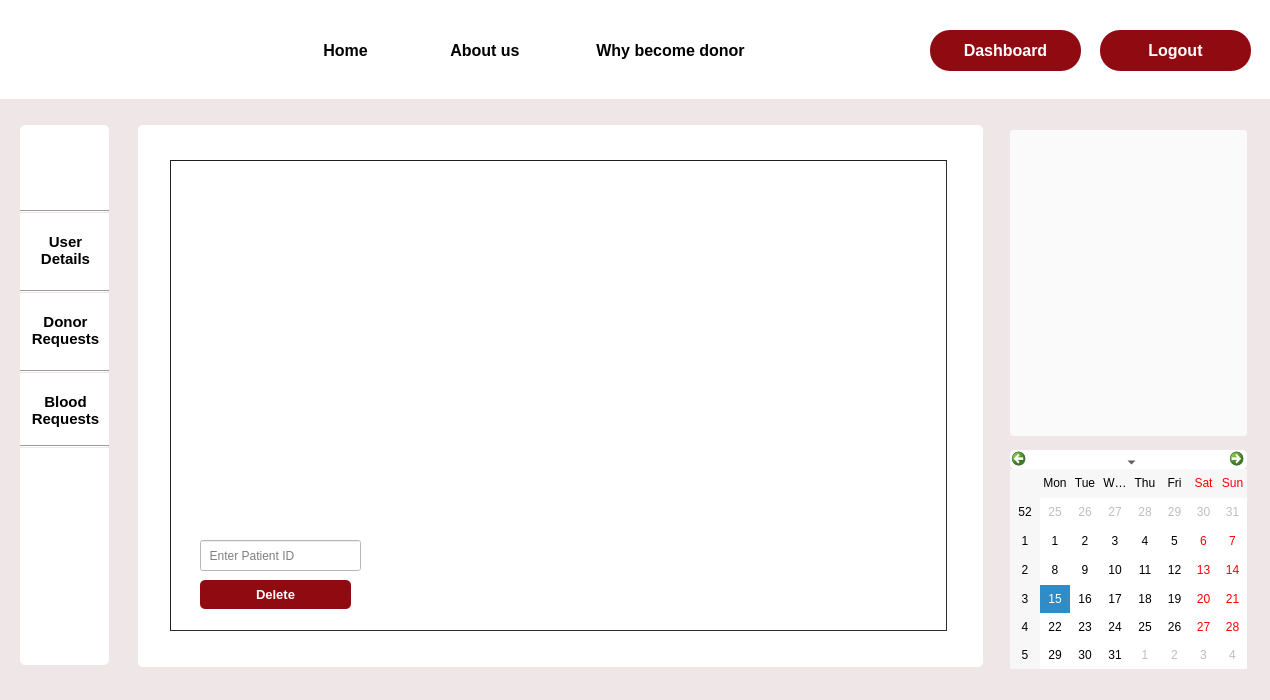
<?xml version="1.0" encoding="UTF-8"?>
<ui version="4.0">
 <class>edit_patient</class>
 <widget class="QDialog" name="edit_patient">
  <property name="geometry">
   <rect>
    <x>0</x>
    <y>0</y>
    <width>1270</width>
    <height>700</height>
   </rect>
  </property>
  <property name="windowTitle">
   <string>Dialog</string>
  </property>
  <property name="styleSheet">
   <string notr="true">background-color:#EFE6E7;
</string>
  </property>
  <widget class="QLabel" name="label">
   <property name="geometry">
    <rect>
     <x>0</x>
     <y>0</y>
     <width>1280</width>
     <height>99</height>
    </rect>
   </property>
   <property name="styleSheet">
    <string notr="true">background-color: rgb(255, 255, 255);</string>
   </property>
   <property name="text">
    <string/>
   </property>
  </widget>
  <widget class="QPushButton" name="my_details_2">
   <property name="geometry">
    <rect>
     <x>25</x>
     <y>300</y>
     <width>81</width>
     <height>61</height>
    </rect>
   </property>
   <property name="font">
    <font>
     <pointsize>11</pointsize>
     <bold>true</bold>
    </font>
   </property>
   <property name="cursor">
    <cursorShape>PointingHandCursor</cursorShape>
   </property>
   <property name="styleSheet">
    <string notr="true">*{
 background-color:rgb(255, 255, 255);
border-radius:5px;}

#my_details_2::hover
{

	color: rgb(144, 10, 18);
}</string>
   </property>
   <property name="text">
    <string>Donor
Requests</string>
   </property>
  </widget>
  <widget class="QPushButton" name="login">
   <property name="geometry">
    <rect>
     <x>930</x>
     <y>30</y>
     <width>151</width>
     <height>41</height>
    </rect>
   </property>
   <property name="font">
    <font>
     <pointsize>12</pointsize>
     <bold>true</bold>
    </font>
   </property>
   <property name="cursor">
    <cursorShape>PointingHandCursor</cursorShape>
   </property>
   <property name="styleSheet">
    <string notr="true">#login
{
 background-color:rgb(144, 10, 18);
border-radius:20px;
	color: rgb(255, 255, 255);
}

#login::hover
{
background-color:white;
	color: rgb(144, 10, 18);
}</string>
   </property>
   <property name="text">
    <string>Dashboard</string>
   </property>
  </widget>
  <widget class="QLabel" name="label_2">
   <property name="geometry">
    <rect>
     <x>20</x>
     <y>125</y>
     <width>89</width>
     <height>540</height>
    </rect>
   </property>
   <property name="styleSheet">
    <string notr="true">background-color: rgb(255, 255, 255);
border-radius:5px;</string>
   </property>
   <property name="text">
    <string/>
   </property>
  </widget>
  <widget class="QPushButton" name="my_details_3">
   <property name="geometry">
    <rect>
     <x>25</x>
     <y>380</y>
     <width>81</width>
     <height>61</height>
    </rect>
   </property>
   <property name="font">
    <font>
     <pointsize>11</pointsize>
     <bold>true</bold>
    </font>
   </property>
   <property name="cursor">
    <cursorShape>PointingHandCursor</cursorShape>
   </property>
   <property name="styleSheet">
    <string notr="true">*{
 background-color:rgb(255, 255, 255);
border-radius:5px;}

#my_details_3::hover
{

	color: rgb(144, 10, 18);
}
</string>
   </property>
   <property name="text">
    <string>Blood
Requests</string>
   </property>
  </widget>
  <widget class="QLabel" name="label_3">
   <property name="geometry">
    <rect>
     <x>138</x>
     <y>125</y>
     <width>845</width>
     <height>542</height>
    </rect>
   </property>
   <property name="styleSheet">
    <string notr="true">background-color: rgb(255, 255, 255);
border-radius:5px;</string>
   </property>
   <property name="text">
    <string/>
   </property>
  </widget>
  <widget class="QLabel" name="label_5">
   <property name="geometry">
    <rect>
     <x>35</x>
     <y>140</y>
     <width>63</width>
     <height>61</height>
    </rect>
   </property>
   <property name="cursor">
    <cursorShape>PointingHandCursor</cursorShape>
   </property>
   <property name="styleSheet">
    <string notr="true">background-color: rgb(255, 255, 255);
border-image: url(:/img/Images/Profile.png);</string>
   </property>
   <property name="text">
    <string/>
   </property>
  </widget>
  <widget class="Line" name="line_2">
   <property name="geometry">
    <rect>
     <x>20</x>
     <y>290</y>
     <width>89</width>
     <height>3</height>
    </rect>
   </property>
   <property name="orientation">
    <enum>Qt::Horizontal</enum>
   </property>
  </widget>
  <widget class="QTableView" name="tableView">
   <property name="geometry">
    <rect>
     <x>170</x>
     <y>160</y>
     <width>777</width>
     <height>471</height>
    </rect>
   </property>
   <property name="styleSheet">
    <string notr="true">border-color: rgb(31, 31, 31);
background-color: rgb(255, 255, 255);
border-width : 1.2px;
border-style:inset;
</string>
   </property>
   <attribute name="verticalHeaderVisible">
    <bool>false</bool>
   </attribute>
   <attribute name="verticalHeaderHighlightSections">
    <bool>false</bool>
   </attribute>
   <attribute name="verticalHeaderShowSortIndicator" stdset="0">
    <bool>false</bool>
   </attribute>
  </widget>
  <widget class="Line" name="line_3">
   <property name="geometry">
    <rect>
     <x>20</x>
     <y>370</y>
     <width>89</width>
     <height>3</height>
    </rect>
   </property>
   <property name="orientation">
    <enum>Qt::Horizontal</enum>
   </property>
  </widget>
  <widget class="QCalendarWidget" name="calendarWidget">
   <property name="geometry">
    <rect>
     <x>1010</x>
     <y>450</y>
     <width>237</width>
     <height>219</height>
    </rect>
   </property>
   <property name="cursor">
    <cursorShape>PointingHandCursor</cursorShape>
   </property>
   <property name="styleSheet">
    <string notr="true">background-color: rgb(255, 255, 255);
border-radius:5px;</string>
   </property>
  </widget>
  <widget class="QLabel" name="label_7">
   <property name="geometry">
    <rect>
     <x>20</x>
     <y>0</y>
     <width>81</width>
     <height>91</height>
    </rect>
   </property>
   <property name="styleSheet">
    <string notr="true">background-color:rgb(255, 255, 255);
border-image: url(:/img/Images/logo1.png);</string>
   </property>
   <property name="text">
    <string/>
   </property>
  </widget>
  <widget class="QPushButton" name="home">
   <property name="geometry">
    <rect>
     <x>290</x>
     <y>30</y>
     <width>111</width>
     <height>41</height>
    </rect>
   </property>
   <property name="font">
    <font>
     <pointsize>12</pointsize>
     <bold>true</bold>
    </font>
   </property>
   <property name="cursor">
    <cursorShape>PointingHandCursor</cursorShape>
   </property>
   <property name="styleSheet">
    <string notr="true">#home

{
 background-color:rgb(255, 255, 255);
border-radius:0.5px;
}

#home::hover{border-bottom :3px solid rgb(144, 10, 18);
color: rgb(144, 10, 18);}</string>
   </property>
   <property name="text">
    <string>Home</string>
   </property>
  </widget>
  <widget class="Line" name="line">
   <property name="geometry">
    <rect>
     <x>20</x>
     <y>210</y>
     <width>89</width>
     <height>3</height>
    </rect>
   </property>
   <property name="orientation">
    <enum>Qt::Horizontal</enum>
   </property>
  </widget>
  <widget class="QPushButton" name="about">
   <property name="geometry">
    <rect>
     <x>420</x>
     <y>30</y>
     <width>130</width>
     <height>41</height>
    </rect>
   </property>
   <property name="font">
    <font>
     <pointsize>12</pointsize>
     <bold>true</bold>
    </font>
   </property>
   <property name="cursor">
    <cursorShape>PointingHandCursor</cursorShape>
   </property>
   <property name="styleSheet">
    <string notr="true">#about

{
 background-color:rgb(255, 255, 255);
border-radius:0.5px;
}

#about::hover{border-bottom :3px solid rgb(144, 10, 18);
color: rgb(144, 10, 18);}</string>
   </property>
   <property name="text">
    <string>About us</string>
   </property>
  </widget>
  <widget class="QPushButton" name="my_details">
   <property name="geometry">
    <rect>
     <x>25</x>
     <y>220</y>
     <width>81</width>
     <height>61</height>
    </rect>
   </property>
   <property name="font">
    <font>
     <pointsize>11</pointsize>
     <bold>true</bold>
    </font>
   </property>
   <property name="cursor">
    <cursorShape>PointingHandCursor</cursorShape>
   </property>
   <property name="styleSheet">
    <string notr="true">#my_details


{
 background-color:rgb(255, 255, 255);
border-radius:5px;
}

#my_details::hover
{

	color: rgb(144, 10, 18);
}</string>
   </property>
   <property name="text">
    <string>User
Details</string>
   </property>
  </widget>
  <widget class="QPushButton" name="why">
   <property name="geometry">
    <rect>
     <x>555</x>
     <y>30</y>
     <width>231</width>
     <height>41</height>
    </rect>
   </property>
   <property name="font">
    <font>
     <pointsize>12</pointsize>
     <bold>true</bold>
    </font>
   </property>
   <property name="cursor">
    <cursorShape>PointingHandCursor</cursorShape>
   </property>
   <property name="styleSheet">
    <string notr="true">#why

{
 background-color:rgb(255, 255, 255);
border-radius:0.5px;
}


#why::hover{border-bottom :3px solid rgb(144, 10, 18);
color: rgb(144, 10, 18);}</string>
   </property>
   <property name="text">
    <string>Why become donor</string>
   </property>
  </widget>
  <widget class="Line" name="line_4">
   <property name="geometry">
    <rect>
     <x>20</x>
     <y>445</y>
     <width>89</width>
     <height>3</height>
    </rect>
   </property>
   <property name="orientation">
    <enum>Qt::Horizontal</enum>
   </property>
  </widget>
  <widget class="QPushButton" name="pushButton">
   <property name="geometry">
    <rect>
     <x>200</x>
     <y>580</y>
     <width>151</width>
     <height>29</height>
    </rect>
   </property>
   <property name="font">
    <font>
     <pointsize>10</pointsize>
     <bold>true</bold>
    </font>
   </property>
   <property name="cursor">
    <cursorShape>PointingHandCursor</cursorShape>
   </property>
   <property name="styleSheet">
    <string notr="true">*{background-color: rgb(144, 10, 18);
color: rgb(255, 255, 255);
border-radius:5px;}


#pushButton::hoever
{
	background-color: rgb(255, 255, 255);
	color: rgb(144, 10, 18);
}
</string>
   </property>
   <property name="text">
    <string>Delete</string>
   </property>
  </widget>
  <widget class="QLineEdit" name="userid">
   <property name="geometry">
    <rect>
     <x>200</x>
     <y>540</y>
     <width>161</width>
     <height>31</height>
    </rect>
   </property>
   <property name="styleSheet">
    <string notr="true">color: black;
background-color: rgb(255, 255, 255);
border-color:black;
</string>
   </property>
   <property name="placeholderText">
    <string>  Enter Patient ID</string>
   </property>
  </widget>
  <widget class="QPushButton" name="login_2">
   <property name="geometry">
    <rect>
     <x>1100</x>
     <y>30</y>
     <width>151</width>
     <height>41</height>
    </rect>
   </property>
   <property name="font">
    <font>
     <pointsize>12</pointsize>
     <bold>true</bold>
    </font>
   </property>
   <property name="cursor">
    <cursorShape>PointingHandCursor</cursorShape>
   </property>
   <property name="styleSheet">
    <string notr="true">#login_2
{
 background-color:rgb(144, 10, 18);
border-radius:20px;
	color: rgb(255, 255, 255);
}

#login_2::hover
{
background-color:white;
	color: rgb(144, 10, 18);
}</string>
   </property>
   <property name="text">
    <string>Logout</string>
   </property>
  </widget>
  <widget class="QPushButton" name="pushButton_4">
   <property name="geometry">
    <rect>
     <x>1010</x>
     <y>130</y>
     <width>237</width>
     <height>306</height>
    </rect>
   </property>
   <property name="styleSheet">
    <string notr="true">background-color: rgb(250, 250, 250);
border-radius:3px;
</string>
   </property>
   <property name="text">
    <string/>
   </property>
   <property name="icon">
    <iconset resource="Resources.qrc">
     <normaloff>:/Images/donor_day.JPG</normaloff>:/Images/donor_day.JPG</iconset>
   </property>
   <property name="iconSize">
    <size>
     <width>250</width>
     <height>400</height>
    </size>
   </property>
  </widget>
  <zorder>label_2</zorder>
  <zorder>label</zorder>
  <zorder>my_details_2</zorder>
  <zorder>login</zorder>
  <zorder>my_details_3</zorder>
  <zorder>label_3</zorder>
  <zorder>label_5</zorder>
  <zorder>line_2</zorder>
  <zorder>tableView</zorder>
  <zorder>line_3</zorder>
  <zorder>calendarWidget</zorder>
  <zorder>label_7</zorder>
  <zorder>home</zorder>
  <zorder>line</zorder>
  <zorder>about</zorder>
  <zorder>my_details</zorder>
  <zorder>why</zorder>
  <zorder>line_4</zorder>
  <zorder>pushButton</zorder>
  <zorder>userid</zorder>
  <zorder>login_2</zorder>
  <zorder>pushButton_4</zorder>
 </widget>
 <resources>
  <include location="Resources.qrc"/>
 </resources>
 <connections/>
</ui>
